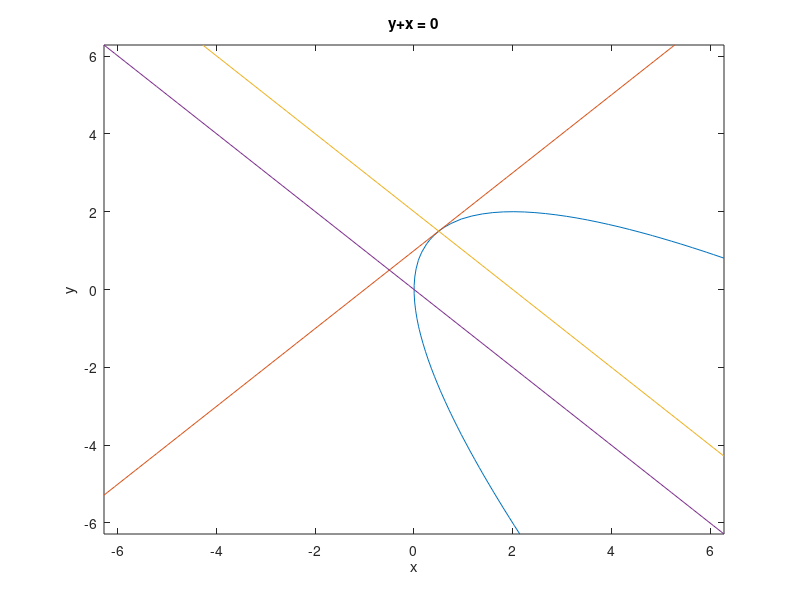

This figure's MATLAB source:
%ezplot('(x+y)^2-8*x')
%ezplot('x-y-2')
%hold on
%ezplot('-x+y')
%hold on
ezplot('8*x-(x+y)^2')
hold on
ezplot("x-y+1")
%ezplot("y-1")
hold on
ezplot("y+x-2")
hold on
ezplot("y+x")
hold on
